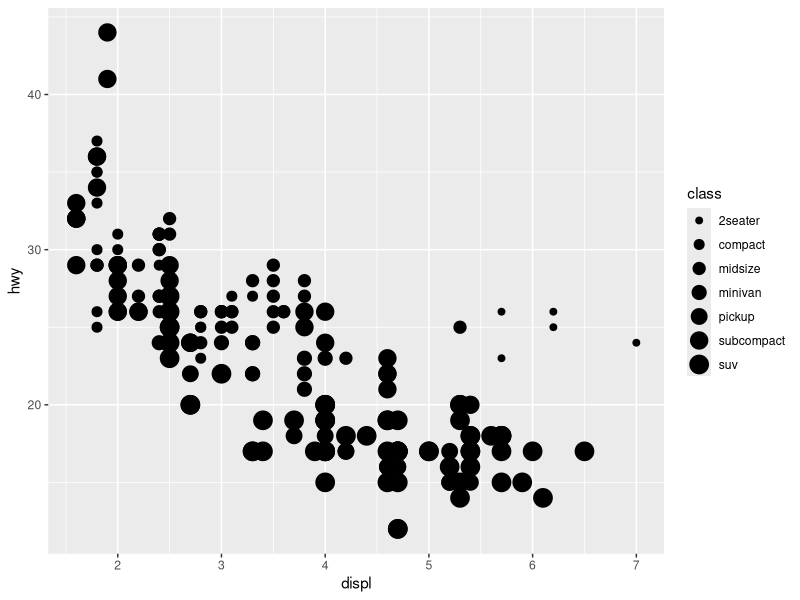
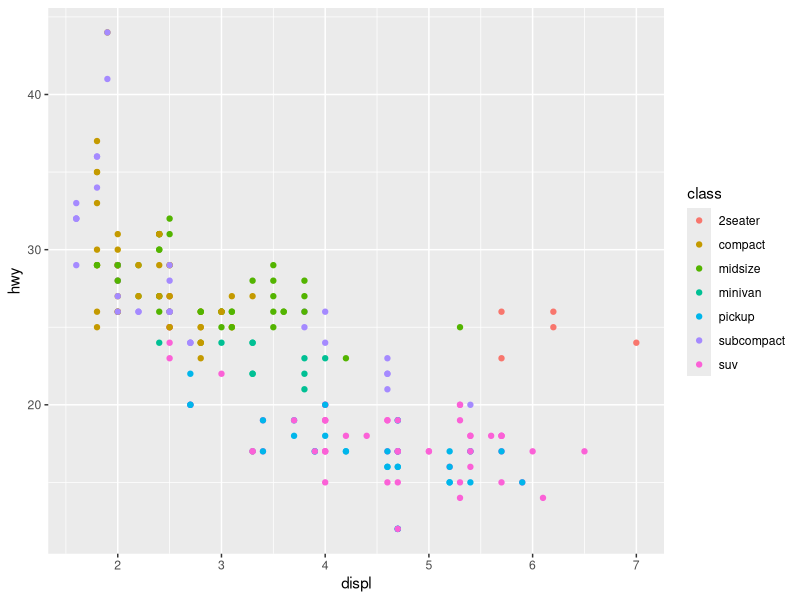
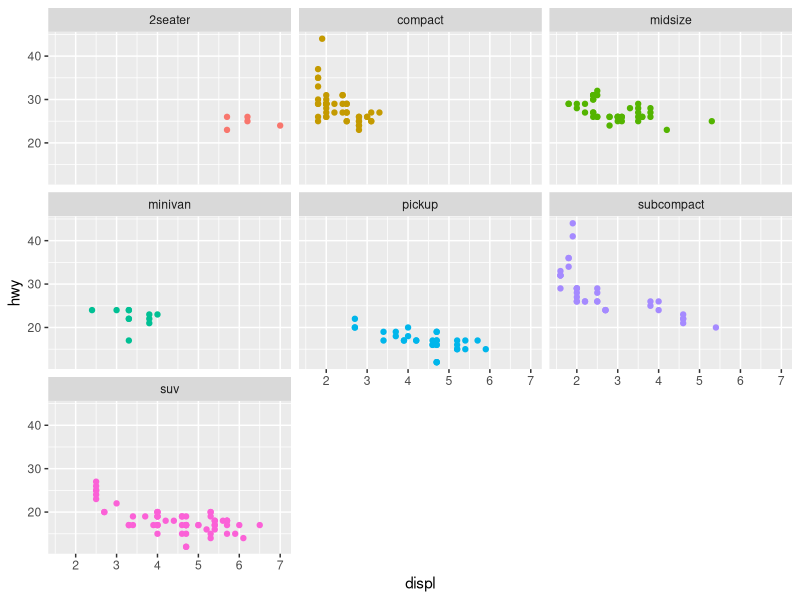

Write R code to recreate these figures, in order.
## ---- chunk 1
knitr::opts_chunk$set(echo = TRUE)
## ---- chunk 2
library(tidyverse)
## ---- chunk 3
ggplot(data = mpg) + 
  geom_point(mapping = aes(x = displ, y = hwy, size = class))
## ---- chunk 4
ggplot(data = mpg) + 
  geom_point(mapping = aes(x = displ, y = hwy, color = class))
## ---- chunk 5
ggplot(data = mpg) + 
  geom_point(mapping = aes(x = displ, y = hwy, color = class), show.legend = FALSE) +
  facet_wrap(~class)
